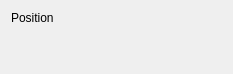
<?xml version="1.0" encoding="UTF-8"?>
<ui version="4.0">
 <class>Transform</class>
 <widget class="QWidget" name="Transform">
  <property name="geometry">
   <rect>
    <x>0</x>
    <y>0</y>
    <width>233</width>
    <height>74</height>
   </rect>
  </property>
  <property name="windowTitle">
   <string>Form</string>
  </property>
  <layout class="QVBoxLayout" name="verticalLayout">
   <item>
    <widget class="QLabel" name="titleLabel">
     <property name="text">
      <string>Position</string>
     </property>
    </widget>
   </item>
   <item>
    <layout class="QHBoxLayout" name="dataLayout">
     <property name="topMargin">
      <number>0</number>
     </property>
    </layout>
   </item>
   <item>
    <spacer name="verticalSpacer">
     <property name="orientation">
      <enum>Qt::Vertical</enum>
     </property>
     <property name="sizeHint" stdset="0">
      <size>
       <width>20</width>
       <height>40</height>
      </size>
     </property>
    </spacer>
   </item>
  </layout>
 </widget>
 <resources/>
 <connections/>
</ui>
